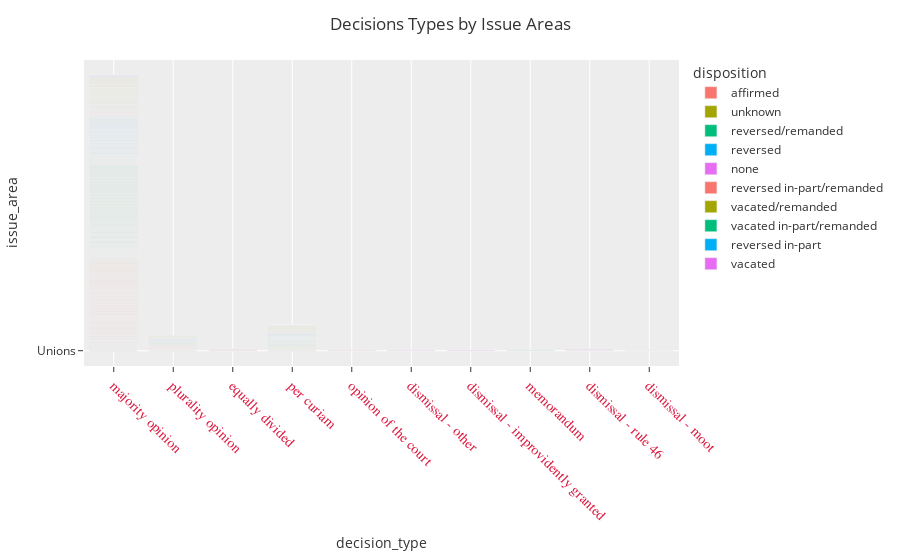

Notebook source saved alongside this figure:
### Code cell
import plotly.express as px

fig = px.bar(pf_new[['decision_type','issue_area', 'disposition']].sort_values('issue_area', ascending=False), 
                        y = "issue_area", x= "decision_type", color='disposition', template='ggplot2')
fig.update_xaxes(tickangle=45, tickfont=dict(family='Rockwell', color='crimson', size=14))
fig.update_layout(title_text="Decisions Types by Issue Areas")

fig.show()

### Figure 1 — Plotly figure (JSON) as saved in the notebook; plotly's stock layout.template omitted (floating-point values rounded to 4 significant figures; data arrays with more than 128 entries replaced by an {"elided": "..."} marker saying what was removed)
{"data": [{"alignmentgroup": "True", "hovertemplate": "disposition=affirmed<br>decision_type=%{x}<br>issue_area=%{y}<extra></extra>", "legendgroup": "affirmed", "marker": {"color": "#F8766D", "pattern": {"shape": ""}}, "name": "affirmed", "offsetgroup": "affirmed", "orientation": "v", "showlegend": true, "textposition": "auto", "type": "bar", "x": {"elided": "1007 str values"}, "xaxis": "x", "y": {"elided": "1007 str values"}, "yaxis": "y"}, {"alignmentgroup": "True", "hovertemplate": "disposition=unknown<br>decision_type=%{x}<br>issue_area=%{y}<extra></extra>", "legendgroup": "unknown", "marker": {"color": "#A3A500", "pattern": {"shape": ""}}, "name": "unknown", "offsetgroup": "unknown", "orientation": "v", "showlegend": true, "textposition": "auto", "type": "bar", "x": ["majority opinion", "majority opinion", "per curiam", "plurality opinion", "per curiam", "per curiam", "majority opinion", "per curiam", "per curiam", "per curiam", "majority opinion", "per curiam", "per curiam", "plurality opinion", "majority opinion", "majority opinion", "per curiam", "per curiam", "per curiam", "per curiam", "per curiam", "majority opinion", "per curiam", "per curiam", "majority opinion", "per curiam", "per curiam", "majority opinion", "per curiam", "per curiam", "per curiam", "majority opinion", "per curiam", "per curiam", "per curiam", "majority opinion", "per curiam", "per curiam", "majority opinion", "majority opinion", "majority opinion", "per curiam", "per curiam", "majority opinion", "per curiam", "majority opinion", "majority opinion", "majority opinion", "majority opinion", "per curiam", "dismissal - other", "plurality opinion", "majority opinion", "majority opinion", "majority opinion", "per curiam", "per curiam", "per curiam", "per curiam", "majority opinion", "majority opinion", "majority opinion", "majority opinion", "majority opinion", "per curiam", "majority opinion", "dismissal - improvidently granted", "per curiam", "per curiam", "per curiam", "per curiam", "per curiam"], "xaxis": "x", "y": ["Unions", "Miscellaneous", "Judicial Power", "Judicial Power", "Judicial Power", "Judicial Power", "Judicial Power", "Judicial Power", "Judicial Power", "Judicial Power", "Judicial Power", "Judicial Power", "Judicial Power", "Judicial Power", "Judicial Power", "Judicial Power", "Judicial Power", "Judicial Power", "Judicial Power", "Judicial Power", "Judicial Power", "Judicial Power", "Judicial Power", "Judicial Power", "Judicial Power", "Judicial Power", "Judicial Power", "Judicial Power", "Judicial Power", "Judicial Power", "Judicial Power", "Judicial Power", "Judicial Power", "Judicial Power", "Judicial Power", "First Amendment", "First Amendment", "Economic Activity", "Economic Activity", "Economic Activity", "Criminal Procedure", "Criminal Procedure", "Criminal Procedure", "Criminal Procedure", "Criminal Procedure", "Criminal Procedure", "Criminal Procedure", "Criminal Procedure", "Criminal Procedure", "Criminal Procedure", "Criminal Procedure", "Criminal Procedure", "Criminal Procedure", "Criminal Procedure", "Criminal Procedure", "Criminal Procedure", "Criminal Procedure", "Criminal Procedure", "Criminal Procedure", "Criminal Procedure", "Criminal Procedure", "Criminal Procedure", "Criminal Procedure", "Criminal Procedure", "Criminal Procedure", "Criminal Procedure", "Civil Rights", "Civil Rights", "Civil Rights", "Civil Rights", "Civil Rights", "Civil Rights"], "yaxis": "y"}, {"alignmentgroup": "True", "hovertemplate": "disposition=reversed/remanded<br>decision_type=%{x}<br>issue_area=%{y}<extra></extra>", "legendgroup": "reversed/remanded", "marker": {"color": "#00BF7D", "pattern": {"shape": ""}}, "name": "reversed/remanded", "offsetgroup": "reversed/remanded", "orientation": "v", "showlegend": true, "textposition": "auto", "type": "bar", "x": {"elided": "1073 str values"}, "xaxis": "x", "y": {"elided": "1073 str values"}, "yaxis": "y"}, {"alignmentgroup": "True", "hovertemplate": "disposition=reversed<br>decision_type=%{x}<br>issue_area=%{y}<extra></extra>", "legendgroup": "reversed", "marker": {"color": "#00B0F6", "pattern": {"shape": ""}}, "name": "reversed", "offsetgroup": "reversed", "orientation": "v", "showlegend": true, "textposition": "auto", "type": "bar", "x": {"elided": "585 str values"}, "xaxis": "x", "y": {"elided": "585 str values"}, "yaxis": "y"}, {"alignmentgroup": "True", "hovertemplate": "disposition=none<br>decision_type=%{x}<br>issue_area=%{y}<extra></extra>", "legendgroup": "none", "marker": {"color": "#E76BF3", "pattern": {"shape": ""}}, "name": "none", "offsetgroup": "none", "orientation": "v", "showlegend": true, "textposition": "auto", "type": "bar", "x": ["dismissal - improvidently granted", "per curiam", "majority opinion", "per curiam", "majority opinion", "dismissal - other", "dismissal - other", "per curiam", "majority opinion", "dismissal - other", "dismissal - other", "dismissal - improvidently granted", "dismissal - improvidently granted", "dismissal - rule 46", "majority opinion", "dismissal - improvidently granted", "majority opinion", "majority opinion", "per curiam", "dismissal - rule 46", "majority opinion", "majority opinion", "plurality opinion", "majority opinion", "dismissal - moot", "majority opinion", "dismissal - rule 46", "dismissal - rule 46", "dismissal - rule 46", "dismissal - moot", "per curiam", "dismissal - rule 46", "dismissal - other", "dismissal - rule 46", "dismissal - rule 46", "dismissal - moot", "per curiam", "dismissal - rule 46", "plurality opinion", "dismissal - improvidently granted", "per curiam"], "xaxis": "x", "y": ["Unions", "Privacy", "Judicial Power", "Judicial Power", "Judicial Power", "Judicial Power", "Judicial Power", "Judicial Power", "Economic Activity", "Criminal Procedure", "Criminal Procedure", "Criminal Procedure", "Criminal Procedure", "Criminal Procedure", "Criminal Procedure", "Criminal Procedure", "Criminal Procedure", "Criminal Procedure", "Criminal Procedure", "Criminal Procedure", "Criminal Procedure", "Criminal Procedure", "Criminal Procedure", "Criminal Procedure", "Criminal Procedure", "Criminal Procedure", "Criminal Procedure", "Criminal Procedure", "Criminal Procedure", "Criminal Procedure", "Criminal Procedure", "Criminal Procedure", "Criminal Procedure", "Criminal Procedure", "Criminal Procedure", "Criminal Procedure", "Criminal Procedure", "Criminal Procedure", "Civil Rights", "Civil Rights", "Civil Rights"], "yaxis": "y"}, {"alignmentgroup": "True", "hovertemplate": "disposition=reversed in-part/remanded<br>decision_type=%{x}<br>issue_area=%{y}<extra></extra>", "legendgroup": "reversed in-part/remanded", "marker": {"color": "#F8766D", "pattern": {"shape": ""}}, "name": "reversed in-part/remanded", "offsetgroup": "reversed in-part/remanded", "orientation": "v", "showlegend": true, "textposition": "auto", "type": "bar", "x": ["majority opinion", "majority opinion", "majority opinion", "majority opinion", "majority opinion", "majority opinion", "majority opinion", "plurality opinion", "majority opinion", "majority opinion", "majority opinion", "majority opinion", "plurality opinion", "majority opinion", "majority opinion", "majority opinion", "majority opinion", "majority opinion", "majority opinion", "majority opinion", "majority opinion", "majority opinion", "majority opinion", "majority opinion", "majority opinion", "majority opinion", "majority opinion", "majority opinion", "majority opinion", "plurality opinion", "majority opinion", "majority opinion", "majority opinion", "majority opinion", "majority opinion", "majority opinion", "majority opinion", "majority opinion", "majority opinion", "majority opinion", "majority opinion", "majority opinion", "majority opinion", "majority opinion", "majority opinion", "majority opinion", "majority opinion", "majority opinion", "majority opinion", "majority opinion", "majority opinion", "majority opinion", "majority opinion", "majority opinion", "majority opinion", "majority opinion", "majority opinion", "majority opinion", "majority opinion", "majority opinion", "majority opinion"], "xaxis": "x", "y": ["Unions", "Unions", "Unions", "Privacy", "Privacy", "Privacy", "Miscellaneous", "Miscellaneous", "Judicial Power", "First Amendment", "First Amendment", "First Amendment", "First Amendment", "First Amendment", "First Amendment", "Federalism", "Federalism", "Federalism", "Federalism", "Federalism", "Federalism", "Federal Taxation", "Federal Taxation", "Economic Activity", "Economic Activity", "Economic Activity", "Economic Activity", "Economic Activity", "Economic Activity", "Economic Activity", "Economic Activity", "Economic Activity", "Economic Activity", "Due Process", "Due Process", "Due Process", "Criminal Procedure", "Criminal Procedure", "Criminal Procedure", "Criminal Procedure", "Criminal Procedure", "Criminal Procedure", "Criminal Procedure", "Criminal Procedure", "Criminal Procedure", "Criminal Procedure", "Criminal Procedure", "Criminal Procedure", "Criminal Procedure", "Criminal Procedure", "Criminal Procedure", "Criminal Procedure", "Civil Rights", "Civil Rights", "Civil Rights", "Civil Rights", "Civil Rights", "Civil Rights", "Civil Rights", "Civil Rights", "Attorneys"], "yaxis": "y"}, {"alignmentgroup": "True", "hovertemplate": "disposition=vacated/remanded<br>decision_type=%{x}<br>issue_area=%{y}<extra></extra>", "legendgroup": "vacated/remanded", "marker": {"color": "#A3A500", "pattern": {"shape": ""}}, "name": "vacated/remanded", "offsetgroup": "vacated/remanded", "orientation": "v", "showlegend": true, "textposition": "auto", "type": "bar", "x": {"elided": "430 str values"}, "xaxis": "x", "y": {"elided": "430 str values"}, "yaxis": "y"}, {"alignmentgroup": "True", "hovertemplate": "disposition=vacated in-part/remanded<br>decision_type=%{x}<br>issue_area=%{y}<extra></extra>", "legendgroup": "vacated in-part/remanded", "marker": {"color": "#00BF7D", "pattern": {"shape": ""}}, "name": "vacated in-part/remanded", "offsetgroup": "vacated in-part/remanded", "orientation": "v", "showlegend": true, "textposition": "auto", "type": "bar", "x": ["majority opinion", "per curiam", "majority opinion", "majority opinion", "majority opinion"], "xaxis": "x", "y": ["Unions", "Judicial Power", "Economic Activity", "Due Process", "Civil Rights"], "yaxis": "y"}, {"alignmentgroup": "True", "hovertemplate": "disposition=reversed in-part<br>decision_type=%{x}<br>issue_area=%{y}<extra></extra>", "legendgroup": "reversed in-part", "marker": {"color": "#00B0F6", "pattern": {"shape": ""}}, "name": "reversed in-part", "offsetgroup": "reversed in-part", "orientation": "v", "showlegend": true, "textposition": "auto", "type": "bar", "x": ["majority opinion", "majority opinion", "majority opinion", "majority opinion", "plurality opinion", "per curiam", "per curiam", "plurality opinion", "majority opinion", "majority opinion", "majority opinion", "majority opinion", "majority opinion", "majority opinion", "majority opinion", "majority opinion", "majority opinion", "majority opinion", "majority opinion", "majority opinion", "majority opinion", "majority opinion"], "xaxis": "x", "y": ["Privacy", "Privacy", "Judicial Power", "Judicial Power", "Judicial Power", "First Amendment", "First Amendment", "First Amendment", "Federalism", "Federalism", "Federalism", "Economic Activity", "Economic Activity", "Economic Activity", "Criminal Procedure", "Criminal Procedure", "Criminal Procedure", "Criminal Procedure", "Civil Rights", "Civil Rights", "Attorneys", "Attorneys"], "yaxis": "y"}, {"alignmentgroup": "True", "hovertemplate": "disposition=vacated<br>decision_type=%{x}<br>issue_area=%{y}<extra></extra>", "legendgroup": "vacated", "marker": {"color": "#E76BF3", "pattern": {"shape": ""}}, "name": "vacated", "offsetgroup": "vacated", "orientation": "v", "showlegend": true, "textposition": "auto", "type": "bar", "x": ["majority opinion", "dismissal - other", "per curiam", "per curiam", "majority opinion", "majority opinion", "majority opinion"], "xaxis": "x", "y": ["First Amendment", "Criminal Procedure", "Criminal Procedure", "Criminal Procedure", "Civil Rights", "Civil Rights", "Civil Rights"], "yaxis": "y"}], "layout": {"barmode": "relative", "legend": {"title": {"text": "disposition"}, "tracegroupgap": 0}, "margin": {"t": 60}, "title": {"text": "Decisions Types by Issue Areas"}, "xaxis": {"anchor": "y", "domain": [0, 1], "tickangle": 45, "tickfont": {"color": "crimson", "family": "Rockwell", "size": 14}, "title": {"text": "decision_type"}}, "yaxis": {"anchor": "x", "domain": [0, 1], "title": {"text": "issue_area"}}}}
